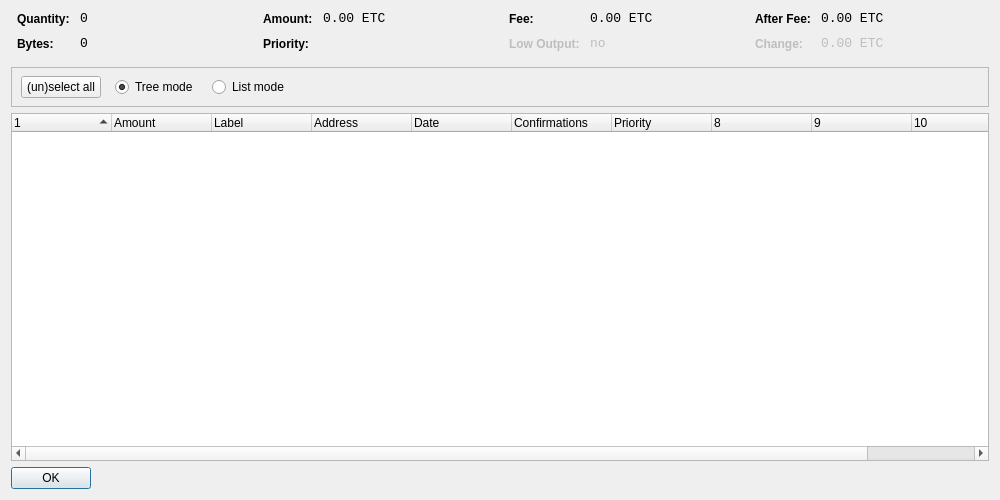
<?xml version="1.0" encoding="UTF-8"?>
<ui version="4.0">
 <class>CoinControlDialog</class>
 <widget class="QDialog" name="CoinControlDialog">
  <property name="geometry">
   <rect>
    <x>0</x>
    <y>0</y>
    <width>1000</width>
    <height>500</height>
   </rect>
  </property>
  <property name="windowTitle">
   <string>Coin Control</string>
  </property>
  <layout class="QVBoxLayout" name="verticalLayout">
   <item>
    <layout class="QHBoxLayout" name="horizontalLayoutTop" stretch="0,0,0,0">
     <property name="topMargin">
      <number>0</number>
     </property>
     <property name="bottomMargin">
      <number>10</number>
     </property>
     <item>
      <layout class="QFormLayout" name="formLayoutCoinControl1">
       <property name="horizontalSpacing">
        <number>10</number>
       </property>
       <property name="verticalSpacing">
        <number>10</number>
       </property>
       <property name="leftMargin">
        <number>6</number>
       </property>
       <property name="rightMargin">
        <number>6</number>
       </property>
       <item row="0" column="0">
        <widget class="QLabel" name="labelCoinControlQuantityText">
         <property name="styleSheet">
          <string notr="true">font-weight:bold;</string>
         </property>
         <property name="text">
          <string>Quantity:</string>
         </property>
        </widget>
       </item>
       <item row="0" column="1">
        <widget class="QLabel" name="labelCoinControlQuantity">
         <property name="font">
          <font>
           <family>Monospace</family>
           <pointsize>10</pointsize>
          </font>
         </property>
         <property name="cursor">
          <cursorShape>IBeamCursor</cursorShape>
         </property>
         <property name="contextMenuPolicy">
          <enum>Qt::ActionsContextMenu</enum>
         </property>
         <property name="text">
          <string>0</string>
         </property>
         <property name="textInteractionFlags">
          <set>Qt::LinksAccessibleByMouse|Qt::TextSelectableByKeyboard|Qt::TextSelectableByMouse</set>
         </property>
        </widget>
       </item>
       <item row="1" column="0">
        <widget class="QLabel" name="labelCoinControlBytesText">
         <property name="styleSheet">
          <string notr="true">font-weight:bold;</string>
         </property>
         <property name="text">
          <string>Bytes:</string>
         </property>
        </widget>
       </item>
       <item row="1" column="1">
        <widget class="QLabel" name="labelCoinControlBytes">
         <property name="font">
          <font>
           <family>Monospace</family>
           <pointsize>10</pointsize>
          </font>
         </property>
         <property name="cursor">
          <cursorShape>IBeamCursor</cursorShape>
         </property>
         <property name="contextMenuPolicy">
          <enum>Qt::ActionsContextMenu</enum>
         </property>
         <property name="text">
          <string>0</string>
         </property>
         <property name="textInteractionFlags">
          <set>Qt::LinksAccessibleByMouse|Qt::TextSelectableByKeyboard|Qt::TextSelectableByMouse</set>
         </property>
        </widget>
       </item>
      </layout>
     </item>
     <item>
      <layout class="QFormLayout" name="formLayoutCoinControl2">
       <property name="horizontalSpacing">
        <number>10</number>
       </property>
       <property name="verticalSpacing">
        <number>10</number>
       </property>
       <property name="leftMargin">
        <number>6</number>
       </property>
       <property name="rightMargin">
        <number>6</number>
       </property>
       <item row="0" column="0">
        <widget class="QLabel" name="labelCoinControlAmountText">
         <property name="styleSheet">
          <string notr="true">font-weight:bold;</string>
         </property>
         <property name="text">
          <string>Amount:</string>
         </property>
        </widget>
       </item>
       <item row="0" column="1">
        <widget class="QLabel" name="labelCoinControlAmount">
         <property name="font">
          <font>
           <family>Monospace</family>
           <pointsize>10</pointsize>
          </font>
         </property>
         <property name="cursor">
          <cursorShape>IBeamCursor</cursorShape>
         </property>
         <property name="contextMenuPolicy">
          <enum>Qt::ActionsContextMenu</enum>
         </property>
         <property name="text">
          <string>0.00 ETC</string>
         </property>
         <property name="textInteractionFlags">
          <set>Qt::LinksAccessibleByMouse|Qt::TextSelectableByKeyboard|Qt::TextSelectableByMouse</set>
         </property>
        </widget>
       </item>
       <item row="1" column="0">
        <widget class="QLabel" name="labelCoinControlPriorityText">
         <property name="styleSheet">
          <string notr="true">font-weight:bold;</string>
         </property>
         <property name="text">
          <string>Priority:</string>
         </property>
        </widget>
       </item>
       <item row="1" column="1">
        <widget class="QLabel" name="labelCoinControlPriority">
         <property name="font">
          <font>
           <family>Monospace</family>
           <pointsize>10</pointsize>
          </font>
         </property>
         <property name="cursor">
          <cursorShape>IBeamCursor</cursorShape>
         </property>
         <property name="contextMenuPolicy">
          <enum>Qt::ActionsContextMenu</enum>
         </property>
         <property name="text">
          <string/>
         </property>
         <property name="textInteractionFlags">
          <set>Qt::LinksAccessibleByMouse|Qt::TextSelectableByKeyboard|Qt::TextSelectableByMouse</set>
         </property>
        </widget>
       </item>
      </layout>
     </item>
     <item>
      <layout class="QFormLayout" name="formLayoutCoinControl3">
       <property name="horizontalSpacing">
        <number>10</number>
       </property>
       <property name="verticalSpacing">
        <number>10</number>
       </property>
       <property name="leftMargin">
        <number>6</number>
       </property>
       <property name="rightMargin">
        <number>6</number>
       </property>
       <item row="0" column="0">
        <widget class="QLabel" name="labelCoinControlFeeText">
         <property name="styleSheet">
          <string notr="true">font-weight:bold;</string>
         </property>
         <property name="text">
          <string>Fee:</string>
         </property>
        </widget>
       </item>
       <item row="0" column="1">
        <widget class="QLabel" name="labelCoinControlFee">
         <property name="font">
          <font>
           <family>Monospace</family>
           <pointsize>10</pointsize>
          </font>
         </property>
         <property name="cursor">
          <cursorShape>IBeamCursor</cursorShape>
         </property>
         <property name="contextMenuPolicy">
          <enum>Qt::ActionsContextMenu</enum>
         </property>
         <property name="text">
          <string>0.00 ETC</string>
         </property>
         <property name="textInteractionFlags">
          <set>Qt::LinksAccessibleByMouse|Qt::TextSelectableByKeyboard|Qt::TextSelectableByMouse</set>
         </property>
        </widget>
       </item>
       <item row="1" column="0">
        <widget class="QLabel" name="labelCoinControlLowOutputText">
         <property name="enabled">
          <bool>false</bool>
         </property>
         <property name="styleSheet">
          <string notr="true">font-weight:bold;</string>
         </property>
         <property name="text">
          <string>Low Output:</string>
         </property>
        </widget>
       </item>
       <item row="1" column="1">
        <widget class="QLabel" name="labelCoinControlLowOutput">
         <property name="enabled">
          <bool>false</bool>
         </property>
         <property name="font">
          <font>
           <family>Monospace</family>
           <pointsize>10</pointsize>
          </font>
         </property>
         <property name="cursor">
          <cursorShape>IBeamCursor</cursorShape>
         </property>
         <property name="contextMenuPolicy">
          <enum>Qt::ActionsContextMenu</enum>
         </property>
         <property name="text">
          <string>no</string>
         </property>
         <property name="textInteractionFlags">
          <set>Qt::LinksAccessibleByMouse|Qt::TextSelectableByKeyboard|Qt::TextSelectableByMouse</set>
         </property>
        </widget>
       </item>
      </layout>
     </item>
     <item>
      <layout class="QFormLayout" name="formLayoutCoinControl4">
       <property name="horizontalSpacing">
        <number>10</number>
       </property>
       <property name="verticalSpacing">
        <number>10</number>
       </property>
       <property name="leftMargin">
        <number>6</number>
       </property>
       <property name="rightMargin">
        <number>6</number>
       </property>
       <item row="0" column="0">
        <widget class="QLabel" name="labelCoinControlAfterFeeText">
         <property name="styleSheet">
          <string notr="true">font-weight:bold;</string>
         </property>
         <property name="text">
          <string>After Fee:</string>
         </property>
        </widget>
       </item>
       <item row="0" column="1">
        <widget class="QLabel" name="labelCoinControlAfterFee">
         <property name="font">
          <font>
           <family>Monospace</family>
           <pointsize>10</pointsize>
          </font>
         </property>
         <property name="cursor">
          <cursorShape>IBeamCursor</cursorShape>
         </property>
         <property name="contextMenuPolicy">
          <enum>Qt::ActionsContextMenu</enum>
         </property>
         <property name="text">
          <string>0.00 ETC</string>
         </property>
         <property name="textInteractionFlags">
          <set>Qt::LinksAccessibleByMouse|Qt::TextSelectableByKeyboard|Qt::TextSelectableByMouse</set>
         </property>
        </widget>
       </item>
       <item row="1" column="0">
        <widget class="QLabel" name="labelCoinControlChangeText">
         <property name="enabled">
          <bool>false</bool>
         </property>
         <property name="styleSheet">
          <string notr="true">font-weight:bold;</string>
         </property>
         <property name="text">
          <string>Change:</string>
         </property>
        </widget>
       </item>
       <item row="1" column="1">
        <widget class="QLabel" name="labelCoinControlChange">
         <property name="enabled">
          <bool>false</bool>
         </property>
         <property name="font">
          <font>
           <family>Monospace</family>
           <pointsize>10</pointsize>
          </font>
         </property>
         <property name="cursor">
          <cursorShape>IBeamCursor</cursorShape>
         </property>
         <property name="contextMenuPolicy">
          <enum>Qt::ActionsContextMenu</enum>
         </property>
         <property name="text">
          <string>0.00 ETC</string>
         </property>
         <property name="textInteractionFlags">
          <set>Qt::LinksAccessibleByMouse|Qt::TextSelectableByKeyboard|Qt::TextSelectableByMouse</set>
         </property>
        </widget>
       </item>
      </layout>
     </item>
    </layout>
   </item>
   <item>
    <widget class="QFrame" name="frame">
     <property name="minimumSize">
      <size>
       <width>0</width>
       <height>40</height>
      </size>
     </property>
     <property name="frameShape">
      <enum>QFrame::StyledPanel</enum>
     </property>
     <property name="frameShadow">
      <enum>QFrame::Sunken</enum>
     </property>
     <widget class="QWidget" name="horizontalLayoutWidget">
      <property name="geometry">
       <rect>
        <x>10</x>
        <y>0</y>
        <width>781</width>
        <height>41</height>
       </rect>
      </property>
      <layout class="QHBoxLayout" name="horizontalLayoutPanel" stretch="0,0,0,0,0">
       <property name="spacing">
        <number>14</number>
       </property>
       <item>
        <widget class="QPushButton" name="pushButtonSelectAll">
         <property name="sizePolicy">
          <sizepolicy hsizetype="Maximum" vsizetype="Fixed">
           <horstretch>0</horstretch>
           <verstretch>0</verstretch>
          </sizepolicy>
         </property>
         <property name="text">
          <string>(un)select all</string>
         </property>
        </widget>
       </item>
       <item>
        <widget class="QRadioButton" name="radioTreeMode">
         <property name="sizePolicy">
          <sizepolicy hsizetype="Maximum" vsizetype="Fixed">
           <horstretch>0</horstretch>
           <verstretch>0</verstretch>
          </sizepolicy>
         </property>
         <property name="text">
          <string>Tree mode</string>
         </property>
         <property name="checked">
          <bool>true</bool>
         </property>
        </widget>
       </item>
       <item>
        <widget class="QRadioButton" name="radioListMode">
         <property name="sizePolicy">
          <sizepolicy hsizetype="Maximum" vsizetype="Fixed">
           <horstretch>0</horstretch>
           <verstretch>0</verstretch>
          </sizepolicy>
         </property>
         <property name="text">
          <string>List mode</string>
         </property>
        </widget>
       </item>
       <item>
        <spacer name="horizontalSpacer">
         <property name="orientation">
          <enum>Qt::Horizontal</enum>
         </property>
         <property name="sizeHint" stdset="0">
          <size>
           <width>40</width>
           <height>20</height>
          </size>
         </property>
        </spacer>
       </item>
      </layout>
     </widget>
    </widget>
   </item>
   <item>
    <widget class="CoinControlTreeWidget" name="treeWidget">
     <property name="contextMenuPolicy">
      <enum>Qt::CustomContextMenu</enum>
     </property>
     <property name="sortingEnabled">
      <bool>false</bool>
     </property>
     <property name="columnCount">
      <number>11</number>
     </property>
     <attribute name="headerShowSortIndicator" stdset="0">
      <bool>true</bool>
     </attribute>
     <attribute name="headerStretchLastSection">
      <bool>false</bool>
     </attribute>
     <column>
      <property name="text">
       <string/>
      </property>
     </column>
     <column>
      <property name="text">
       <string>Amount</string>
      </property>
     </column>
     <column>
      <property name="text">
       <string>Label</string>
      </property>
     </column>
     <column>
      <property name="text">
       <string>Address</string>
      </property>
     </column>
     <column>
      <property name="text">
       <string>Date</string>
      </property>
     </column>
     <column>
      <property name="text">
       <string>Confirmations</string>
      </property>
      <property name="toolTip">
       <string>Confirmed</string>
      </property>
     </column>
     <column>
      <property name="text">
       <string>Priority</string>
      </property>
     </column>
     <column>
      <property name="text">
       <string/>
      </property>
     </column>
     <column>
      <property name="text">
       <string/>
      </property>
     </column>
     <column>
      <property name="text">
       <string/>
      </property>
     </column>
     <column>
      <property name="text">
       <string/>
      </property>
     </column>
    </widget>
   </item>
   <item>
    <widget class="QDialogButtonBox" name="buttonBox">
     <property name="sizePolicy">
      <sizepolicy hsizetype="Maximum" vsizetype="Fixed">
       <horstretch>0</horstretch>
       <verstretch>0</verstretch>
      </sizepolicy>
     </property>
     <property name="orientation">
      <enum>Qt::Horizontal</enum>
     </property>
     <property name="standardButtons">
      <set>QDialogButtonBox::Ok</set>
     </property>
    </widget>
   </item>
  </layout>
 </widget>
 <customwidgets>
  <customwidget>
   <class>CoinControlTreeWidget</class>
   <extends>QTreeWidget</extends>
   <header>coincontroltreewidget.h</header>
  </customwidget>
 </customwidgets>
 <resources/>
 <connections/>
</ui>
